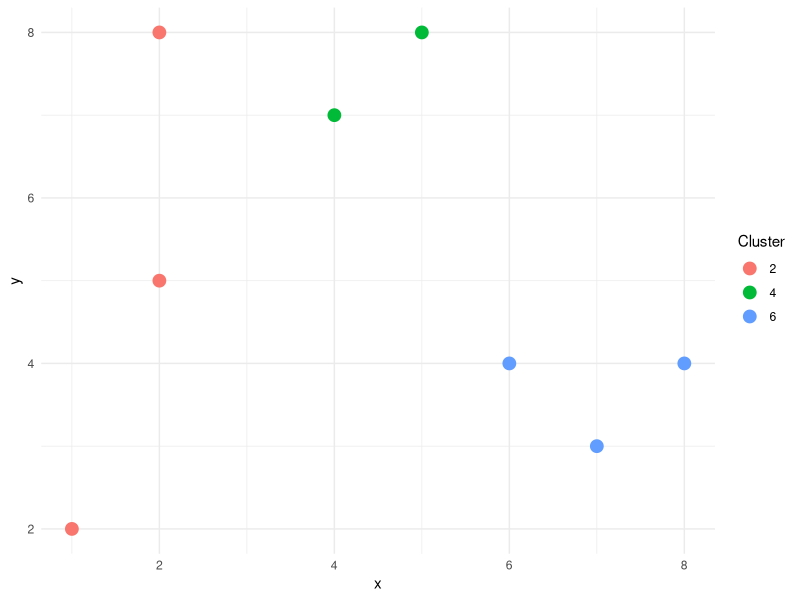

Source code (R):
## ---- chunk 1
x<-c(2,2,1,5,7,6,8,4)
y<-c(8,5,2,8,3,4,4,7)
mydata<-cbind(x,y)
## ---- chunk 2

D<-dist(mydata,method="euclidean")


## ---- chunk 3



library(reshape2)

DD <- melt(as.matrix(D), varnames = c("row", "col"))
D2 <-  matrix(0, nrow=dim(mydata)[1], ncol=dim(mydata)[1])


for (i in DD$row){
  for (j in DD$col){
    D2[i,j]<-DD[which(DD$row==i & DD$col==j ),3]
  }
}
D2
## ---- chunk 4
 # Part One

centers1t<-c(2,4,6)
cluster<-matrix(0, nrow=nrow(mydata),ncol=3)
dist<-matrix(0, nrow=nrow(mydata),ncol=3)
minfun<-matrix(0, ncol=1, nrow=3)

for (i in 1:nrow(mydata)){
  j=2
   if (D2[j,i]<=D2[j+2,i] & D2[j,i]<=D2[j+4,i]){
     cluster[i,1]<-j
     dist[i,1]<-D2[j,i]
   }else if (D2[j+2,i]<=D2[j,i] & D2[j+2,i]<=D2[j+4,i]){
 cluster[i,1]<-j+2
 dist[i,1]<-D2[j+2,i]
 }else{
     cluster[i,1]<-j+4
      dist[i,1]<-D2[j+4,i]
 }
 }


#part two
centers2it<-c(3,2,1)

for (i in 1:nrow(mydata)){
  j=1
   if (D2[j,i]<=D2[j+2,i] & D2[j,i]<=D2[j+1,i]){
     cluster[i,2]<-j
     dist[i,2]<-D2[j,i]
   }else if (D2[j+2,i]<=D2[j,i] & D2[j+2,i]<=D2[j+1,i]){
 cluster[i,2]<-j+2
 dist[i,2]<-D2[j+2,i]
 }else{
     cluster[i,2]<-j+1
      dist[i,2]<-D2[j+1,i]
 }
 }

#part 3
centers3it<-c(5,7,8)
 
for (i in 1:nrow(mydata)){
  j=5
   if (D2[j,i]<=D2[j+2,i] & D2[j,i]<=D2[j+3,i]){
     cluster[i,3]<-j
     dist[i,3]<-D2[j,i]
   }else if (D2[j+2,i]<=D2[j,i] & D2[j+2,i]<=D2[j+3,i]){
 cluster[i,3]<-j+2
 dist[i,3]<-D2[j+2,i]
 }else{
     cluster[i,3]<-j+3
      dist[i,3]<-D2[j+3,i]
 }
}

#part 4
dist<-as.data.frame(dist)
minfun<-colSums(dist)*(1/8)
winner<-which.min(minfun)


## ---- chunk 5
datac1<-as.data.frame(mydata)
datac1$cluster1<-as.factor(as.character(cluster[,1]))
library(ggplot2)
c<-ggplot(data = datac1, mapping = aes(x =x, y =y,color=cluster1))+ geom_point( size=4)+theme_minimal()+scale_color_discrete(name = "Cluster")
c

